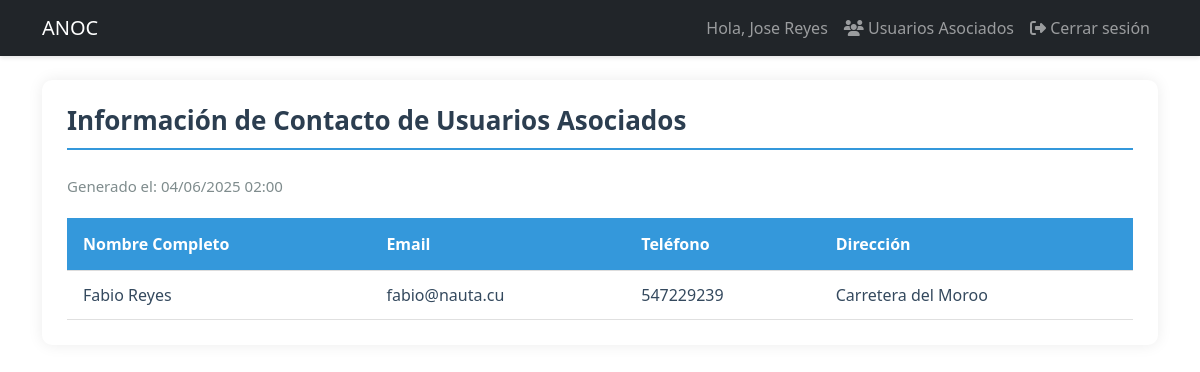
/reports/contact (signed in), run on the app's committed database.
### models.py (models this page shows, shortened)
class User(UserMixin, db.Model):
    id = db.Column(db.Integer, primary_key=True)
    username = db.Column(db.String(80), unique=True, nullable=False, index=True)
    email = db.Column(db.String(120), unique=True, nullable=False, index=True)
    password_hash = db.Column(db.String(128))
    role = db.Column(db.String(20), default='user')  # 'admin', 'specialist', 'dependiente', 'user'
    is_associated = db.Column(db.Boolean, default=False, nullable=False)
    full_name = db.Column(db.String(100), nullable=False)
    phone = db.Column(db.String(20), nullable=False)
    profile_image = db.Column(db.String(255))  # Ruta de la imagen de perfil
    last_login = db.Column(db.DateTime)  # Fecha del último inicio de sesión
    is_active = db.Column(db.Boolean, default=True)  # Para manejar cuentas activas/inactivas
    address = db.Column(db.String(200))  # Nuevo campo para dirección
    birds = db.relationship('UserBirds', backref='user', lazy=True, cascade='all, delete-orphan')
    awards = db.relationship('Award', backref='user', lazy=True, cascade='all, delete-orphan')

### app.py (the view)
@app.route('/reports/contact')
@login_required
def contact_report():
    if current_user.role not in ['admin', 'specialist']:
        abort(403)
    associates = db.session.execute(
        select(User).where(User.is_associated == True).order_by(User.full_name)
    ).scalars()
    return render_template('reports/contact_report.html',
                         associates=associates,
                         now=datetime.utcnow())

### app.py (called while the page is built)
@login_manager.user_loader
def load_user(user_id):
    return db.session.get(User, int(user_id))

### templates/reports/contact_report.html (shortened to what this page needs)
{% extends "base.html" %}
{% block content %}
<div class="report-container">
    <h2 class="report-title">Información de Contacto de Usuarios Asociados</h2>
    <div class="report-header">
        <div class="report-meta">
            <span>Generado el: {{ now.strftime('%d/%m/%Y %H:%M') }}</span>
        </div>
    </div>
    <table class="report-table">
        <thead>
            <tr>
                <th>Nombre Completo</th>
                <th>Email</th>
                <th>Teléfono</th>
                <th>Dirección</th>
            </tr>
        </thead>
        <tbody>
            {% for user in associates %}
            <tr>
                <td>{{ user.full_name }}</td>
                <td>{{ user.email }}</td>
                <td>{{ user.phone }}</td>
                <td>{{ user.address or 'No registrada' }}</td>
            </tr>
            {% endfor %}
        </tbody>
    </table>
</div>
{% endblock %}

### templates/base.html (shortened to what this page needs)
<!DOCTYPE html>
<html lang="es">
<head>
    <link href="https://cdn.jsdelivr.net/npm/bootstrap@5.3.0/dist/css/bootstrap.min.css" rel="stylesheet">
    <link href="https://cdnjs.cloudflare.com/ajax/libs/font-awesome/6.4.0/css/all.min.css" rel="stylesheet">
    <link rel="stylesheet" href="{{ url_for('static', filename='css/styles.css') }}">
</head>
<body>
    <nav class="navbar navbar-expand-lg navbar-dark bg-dark">
        <div class="container">
            <a class="navbar-brand" href="{{ url_for('dashboard') }}">ANOC</a>
            <div class="collapse navbar-collapse" id="navbarNav">
                <ul class="navbar-nav">
                    {% if current_user.is_authenticated %}
                        <li class="nav-item">
                            <span class="nav-link">Hola, {{ current_user.full_name }}</span>
                        </li>
                        {% if current_user.is_authenticated and current_user.role in ['specialist', 'dependiente'] %}
                        <li class="nav-item">
                            <a class="nav-link" href="{{ url_for('specialist_users') }}">
                                <i class="fas fa-users"></i> Usuarios Asociados
                            </a>
                        </li>
                    {% endif %}
                        <li class="nav-item">
                            <a class="nav-link" href="{{ url_for('logout') }}">
                                <i class="fas fa-sign-out-alt"></i> Cerrar sesión
                            </a>
                        </li>
                    {% else %}
                        <li class="nav-item">
                            <a class="nav-link" href="{{ url_for('login') }}">
                                <i class="fas fa-sign-in-alt"></i> Iniciar sesión
                            </a>
                        </li>
                    {% endif %}
                </ul>
            </div>
        </div>
    </nav>
    <div class="container mt-4">
        {% block content %}{% endblock %}
    </div>
</body>
</html>

### static/css/styles.css (style rules this page uses)
.navbar { box-shadow: 0 2px 4px rgba(0,0,0,0.1); }
:root { --primary-color: #2c3e50; --secondary-color: #4CAF50; --light-gray: #f8f9fa; --medium-gray: #e9ecef; --dark-gray: #6c757d; --text-color: #495057; --white: #ffffff; }
.report-container { padding: 20px; max-width: 100%; overflow-x: auto; }
.report-title { color: #0b0b0b; margin-bottom: 20px; }
.report-header { display: flex; justify-content: space-between; margin-bottom: 20px; }
.report-table { width: 100%; border-collapse: collapse; }
.report-table th, .report-table td { padding: 12px 15px; text-align: left; border-bottom: 1px solid #ddd; }
.report-table th { background-color: #f8f9fa; font-weight: 600; }
.report-container { font-family: 'Segoe UI', Tahoma, Geneva, Verdana, sans-serif; max-width: 100%; margin: 20px auto; padding: 25px; background: white; box-shadow: 0 0 15px rgba(0, 0, 0, 0.08); border-radius: 10px; }
.report-title { color: #2c3e50; border-bottom: 2px solid #f39c12; padding-bottom: 12px; margin-bottom: 25px; font-size: 26px; font-weight: 600; }
.report-meta { color: #7f8c8d; font-size: 15px; }
.report-table { width: 100%; border-collapse: collapse; min-width: 700px; }
.report-table th { background-color: #f39c12; color: white; padding: 14px 16px; text-align: left; font-weight: 600; }
.report-table td { padding: 12px 16px; border-bottom: 1px solid #e0e0e0; color: #34495e; }
.report-title { color: #2c3e50; border-bottom: 2px solid #3498db; padding-bottom: 12px; margin-bottom: 25px; font-size: 26px; font-weight: 600; }
.report-table th { background-color: #3498db; color: white; padding: 14px 16px; text-align: left; font-weight: 600; }

### data on the page
User: full_name "Jose Reyes"
User: full_name "Fabio Reyes", email "fabio@nauta.cu", phone "547229239", address "Carretera del Moroo"
